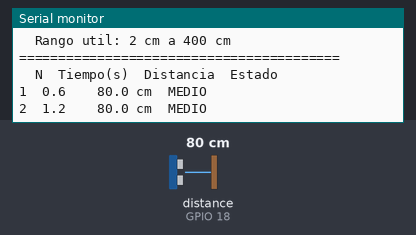
Bench run of a sketch on a simulated ESP32. Parts: the last lines printed to the serial monitor. Wiring (inferred from the names in the program): ultrasonic range finder: trigger GPIO 5; echo GPIO 18. The inputs (shaded band) are chosen by the test bench; at power-on: distance to the obstacle (sensor on GPIO 18) 80 cm. The echo pulse lasts 58.3 µs per cm.

Above: at 1.7 s.
1.8 s: distance to the obstacle (sensor on GPIO 18) set to 32 cm
At 1.8 s:
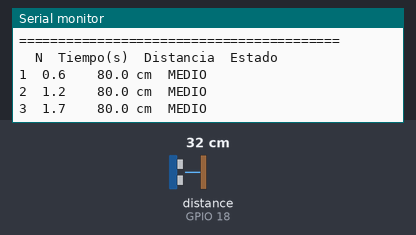
3.3 s: distance to the obstacle (sensor on GPIO 18) set to 28 cm
At 3.9 s:
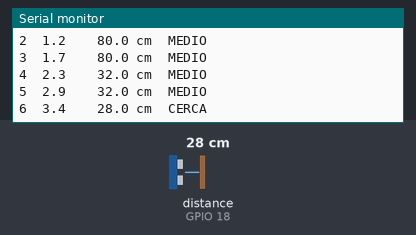
5.4 s: distance to the obstacle (sensor on GPIO 18) set to 12 cm
At 6.1 s:
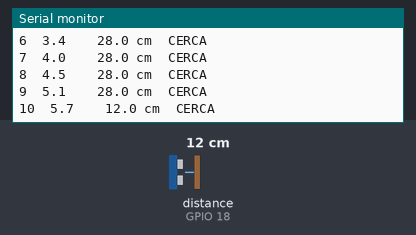
6.9 s: distance to the obstacle (sensor on GPIO 18) set to 9 cm
At 7.7 s:
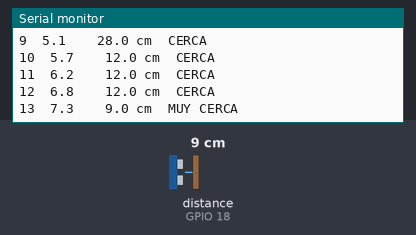

The sketch:

sensor_ultrasonico.ino
```cpp
/*
  Proyecto: Lectura del sensor ultrasonico HC-SR04 con ESP32
  Curso:    Robotica
  Objetivo: medir la distancia a un objeto y mostrarla en el Monitor Serie.

  Conexiones (ESP32 DevKit USB-C, chip CP2102):
    HC-SR04 VCC  -> ESP32 3V3
    HC-SR04 GND  -> ESP32 GND
    HC-SR04 Trig -> ESP32 D5  (GPIO 5)
    HC-SR04 Echo -> ESP32 D18 (GPIO 18)

  Se alimenta con 3.3 V para que el pin Echo no entregue 5 V al ESP32
  (sus pines solo toleran 3.3 V) y asi no hacen falta resistencias.

  Principio: el sensor emite un pulso de ultrasonido (40 kHz) y mide cuanto
  tarda el eco en volver. distancia = (tiempo * velocidad_sonido) / 2
*/

const int PIN_TRIG = 5;
const int PIN_ECHO = 18;

const float VELOCIDAD_SONIDO = 0.0343;   // cm por microsegundo (343 m/s a ~20 C)
const unsigned long TIMEOUT_US = 30000;  // ~5 m ida y vuelta; si no hay eco, se descarta
const int MUESTRAS = 5;                  // lecturas por medicion para filtrar ruido
const unsigned long PERIODO_MS = 500;    // una medicion cada medio segundo

unsigned long numeroLectura = 0;

// Dispara el sensor una vez y devuelve la distancia en cm (o -1 si no hubo eco).
float medirUnaVez() {
  digitalWrite(PIN_TRIG, LOW);
  delayMicroseconds(2);
  digitalWrite(PIN_TRIG, HIGH);   // pulso de 10 us para iniciar la medicion
  delayMicroseconds(10);
  digitalWrite(PIN_TRIG, LOW);

  unsigned long duracion = pulseIn(PIN_ECHO, HIGH, TIMEOUT_US);
  if (duracion == 0) {
    return -1;
  }
  return duracion * VELOCIDAD_SONIDO / 2.0;
}

// Toma varias lecturas y devuelve la mediana, que ignora valores aislados erroneos.
float medirDistancia() {
  float lecturas[MUESTRAS];
  int validas = 0;

  for (int i = 0; i < MUESTRAS; i++) {
    float d = medirUnaVez();
    if (d > 0) {
      lecturas[validas++] = d;
    }
    delay(10);  // deja que se apague el eco anterior
  }
  if (validas == 0) {
    return -1;
  }

  // ordenamiento simple (pocas muestras)
  for (int i = 0; i < validas - 1; i++) {
    for (int j = i + 1; j < validas; j++) {
      if (lecturas[j] < lecturas[i]) {
        float t = lecturas[i];
        lecturas[i] = lecturas[j];
        lecturas[j] = t;
      }
    }
  }
  return lecturas[validas / 2];
}

const char* clasificar(float cm) {
  if (cm < 10)  return "MUY CERCA";
  if (cm < 30)  return "CERCA";
  if (cm < 100) return "MEDIO";
  return "LEJOS";
}

void setup() {
  Serial.begin(115200);
  pinMode(PIN_TRIG, OUTPUT);
  pinMode(PIN_ECHO, INPUT);
  digitalWrite(PIN_TRIG, LOW);
  delay(500);

  Serial.println();
  Serial.println("=========================================");
  Serial.println("  Sensor ultrasonico HC-SR04 + ESP32");
  Serial.println("  Rango util: 2 cm a 400 cm");
  Serial.println("=========================================");
  Serial.println("  N\tTiempo(s)\tDistancia\tEstado");
}

void loop() {
  float cm = medirDistancia();
  numeroLectura++;

  Serial.print(numeroLectura);
  Serial.print("\t");
  Serial.print(millis() / 1000.0, 1);
  Serial.print("\t\t");

  if (cm < 0 || cm > 400) {
    Serial.println("---\t\tFUERA DE RANGO");
  } else {
    Serial.print(cm, 1);
    Serial.print(" cm\t");
    Serial.println(clasificar(cm));
  }

  delay(PERIODO_MS);
}
```

Measured:
- the behaviour switches between 31 and 30 cm on distance to the obstacle (sensor on GPIO 18) (found by bisection; images 1 and 2)
- the behaviour switches between 11 and 10 cm on distance to the obstacle (sensor on GPIO 18) (found by bisection; images 3 and 4)
- after the input at 3.3 s, the serial monitor: prints a new line after 0.12 s (image 2)
- after the input at 5.4 s, the serial monitor: prints a new line after 0.26 s (image 3)
- after the input at 6.9 s, the serial monitor: prints a new line after 0.43 s (image 4)
